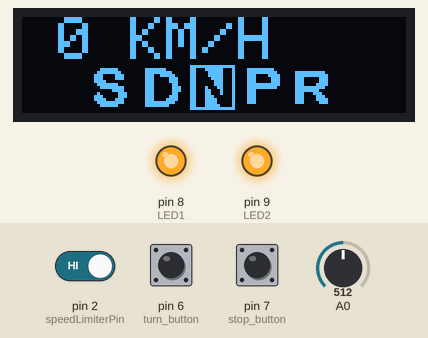
Bench run of a sketch on a simulated Arduino Nano, built with avr-gcc and run on an emulated ATmega328P. On the bench: 128×32 one-colour display, output pins drawn as LEDs (lit = HIGH). The inputs (shaded band) are chosen by the test bench; at power-on: A0 = 512, pin 6 (turn_button) HIGH, pin 7 (stop_button) HIGH, pin 2 (speedLimiterPin) HIGH. The display library's start-up logo is not drawn; no radio packets arrive unless stated; what the sketch prints to the serial monitor is not drawn.

Above: at 1.7 s.
1.8 s: A0 set to 0
At 2.2 s:
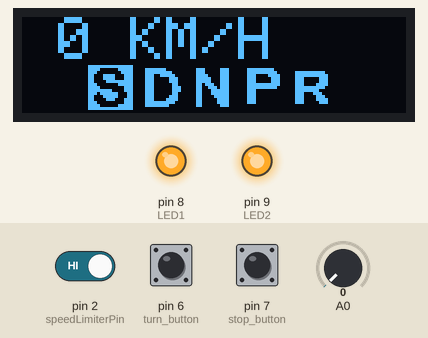
3.3 s: pin 6 (turn_button) pulled LOW for 0.15 s
At 3.41 s:
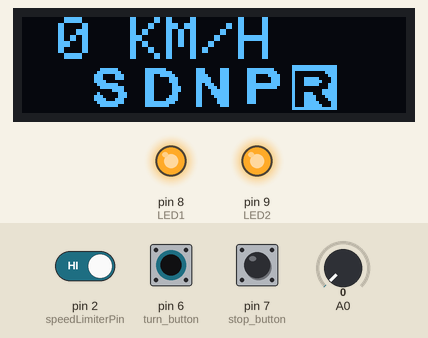
4.9 s: pin 7 (stop_button) pulled LOW for 0.15 s
At 5.01 s:
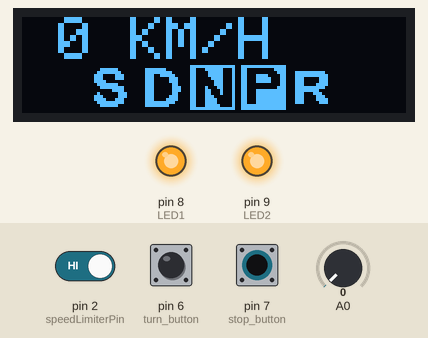
6.5 s: pin 2 (speedLimiterPin) driven LOW
At 7.2 s:
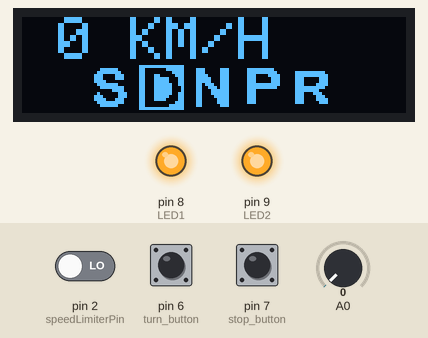
8.0 s: A0 set to 122
At 8.4 s:
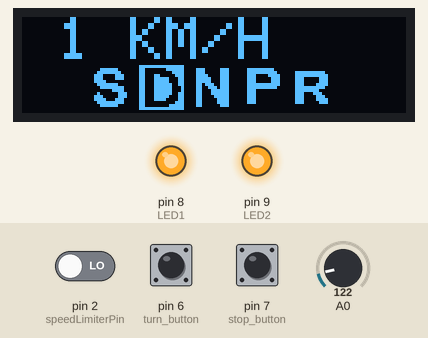
9.5 s: pin 6 (turn_button) pulled LOW for 1 s
At 10.3 s:
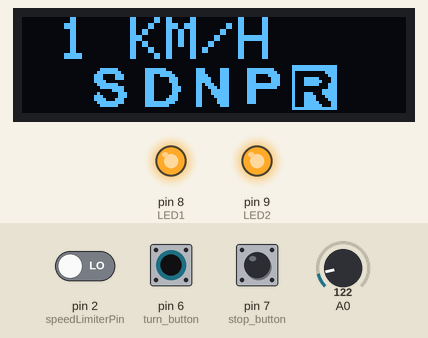
Timing chart, 0 to 12.5 s (numbered marks = the images above; inputs shaded):
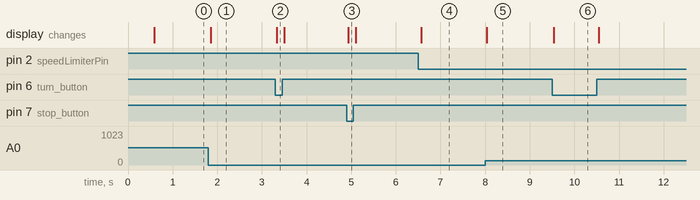

Measured:
- after the input at 1.8 s, the display: changes after 0.06 s (image 1)
- after the input at 3.3 s, the display: changes at once (image 2)
- after the input at 4.9 s, the display: changes at once (image 3)
- after the input at 6.5 s, the display: changes after 0.06 s (image 4)
- after the input at 8.0 s, the display: changes at once (image 5)
- after the input at 9.5 s, the display: changes at once (image 6)

The sketch:

nano.ino
```cpp
#include <SPI.h>
#include "RF24.h"
#include <Adafruit_SSD1306.h>
#include <splash.h>
#include <SPI.h>
#include <Wire.h>
#include <Adafruit_GFX.h>

#define SCREEN_WIDTH 128 // OLED 寬度像素
#define SCREEN_HEIGHT 32 // OLED 高度像素


int data;
int prevChar = '\0';
int stop = 0;
int turn = 0;
#define LED1 8
#define LED2 9
//#define LED3 10
//#define LED4 11
//#define LED5 12

int processedValue = 0;

bool firstTime = true;
bool pressedStop = false;

#define speedLimiterPin 2

int speedLimiterStatus = 0;
int speedLimiterStatusPrev = 0;

RF24 rf24(3, 4); // CE腳, CSN腳

const byte addr[] = "1Node";
//char msg[] = "Hello World!";


// 設定OLED
#define OLED_RESET     4 // Reset pin # (or -1 if sharing Arduino reset pin)
Adafruit_SSD1306 display(SCREEN_WIDTH, SCREEN_HEIGHT, &Wire, OLED_RESET);

//自訂圖形 128x32

static const unsigned char PROGMEM d_sign[] =
{
	0x00, 0x00, 0x3f, 0x80, 0x3f, 0xe0, 0x39, 0xf0, 0x38, 0x38, 0x38, 0x38, 0x38, 0x18, 0x38, 0x1c,
	0x38, 0x1c, 0x38, 0x18, 0x38, 0x38, 0x38, 0x78, 0x3f, 0xf0, 0x3f, 0xc0, 0x00, 0x00

};

static const unsigned char PROGMEM r_sign[] =
{
	0x00, 0x00, 0x00, 0x00, 0x7f, 0xe0, 0x7f, 0xf0, 0x70, 0x70, 0x70, 0x70, 0x70, 0xf0, 0x7f, 0xe0,
	0x7f, 0x80, 0x71, 0xc0, 0x70, 0xe0, 0x70, 0xf0, 0x70, 0x70, 0x00, 0x00, 0x00, 0x00

};

static const unsigned char PROGMEM n_sign[] =
{
	0x00, 0x00, 0x38, 0x38, 0x38, 0x38, 0x3c, 0x38, 0x3e, 0x38, 0x3e, 0x38, 0x37, 0x38, 0x33, 0xb8,
	0x31, 0xf8, 0x31, 0xf8, 0x30, 0xf8, 0x30, 0x78, 0x30, 0x78, 0x30, 0x38, 0x00, 0x00

};

static const unsigned char PROGMEM p_sign[] =
{
	0x00, 0x00, 0x3f, 0xe0, 0x3f, 0xf0, 0x38, 0x78, 0x38, 0x38, 0x38, 0x38, 0x3f, 0xf8, 0x3f, 0xf0,
	0x38, 0x00, 0x38, 0x00, 0x38, 0x00, 0x38, 0x00, 0x38, 0x00, 0x00, 0x00, 0x00, 0x00

};

static const unsigned char PROGMEM s_sign[] =
{
	0x00, 0x00, 0x0f, 0xc0, 0x1f, 0xe0, 0x38, 0x70, 0x38, 0x70, 0x3c, 0x00, 0x1f, 0xc0, 0x0f, 0xf0,
	0x00, 0xf0, 0x10, 0x38, 0x38, 0x38, 0x3c, 0x70, 0x1f, 0xf0, 0x0f, 0xc0, 0x00, 0x00

};

static const unsigned char PROGMEM id_sign[] =
{
    0xff, 0xfe, 0xc0, 0x7e, 0xc0, 0x1e, 0xc6, 0x0e, 0xc7, 0xc6, 0xc7, 0xc6, 0xc7, 0xe6, 0xc7, 0xe2,
	0xc7, 0xe2, 0xc7, 0xe6, 0xc7, 0xc6, 0xc7, 0x86, 0xc0, 0x0e, 0xc0, 0x3e, 0xff, 0xfe
};

static const unsigned char PROGMEM ir_sign[] =
{
    0xff, 0xff, 0xff, 0xff, 0x80, 0x1f, 0x80, 0x0f, 0x8f, 0x87, 0x8f, 0xc7, 0x8f, 0x8f, 0x80, 0x0f,
	0x80, 0x3f, 0x8e, 0x3f, 0x8f, 0x1f, 0x8f, 0x0f, 0x8f, 0x87, 0x8f, 0xc7, 0xff, 0xff, 0xff, 0xff
};

static const unsigned char PROGMEM in_sign[] =
{
    0xff, 0xff, 0xc7, 0xe3, 0xc3, 0xe3, 0xc3, 0xe3, 0xc1, 0xe3, 0xc0, 0xe3, 0xc0, 0xe3, 0xc4, 0x63,
	0xc6, 0x23, 0xc6, 0x23, 0xc7, 0x03, 0xc7, 0x83, 0xc7, 0x83, 0xc7, 0xc3, 0xff, 0xff, 0xff, 0xff
};

static const unsigned char PROGMEM ip_sign[] =
{
    0xff, 0xfe, 0xc0, 0x1e, 0xc0, 0x0e, 0xc7, 0x86, 0xc7, 0xc6, 0xc7, 0xc6, 0xc0, 0x06, 0xc0, 0x0e,
	0xc7, 0xfe, 0xc7, 0xfe, 0xc7, 0xfe, 0xc7, 0xfe, 0xc7, 0xfe, 0xff, 0xfe, 0xff, 0xfe
};

static const unsigned char PROGMEM is_sign[] =
{
    0xff, 0xfe, 0xf0, 0x3e, 0xe0, 0x1e, 0xc7, 0x8e, 0xc7, 0x8e, 0xc3, 0xfe, 0xe0, 0x3e, 0xf0, 0x0e,
	0xff, 0x0e, 0xef, 0xc6, 0xc7, 0xc6, 0xc3, 0x8e, 0xe0, 0x0e, 0xf0, 0x3e, 0xff, 0xfe
};


static const unsigned char PROGMEM right_sign[] =
{
0x00,0x00,0x00,0x00
,0x00,0x00,0x00,0x00
,0x00,0x00,0x00,0x00
,0x00,0x00,0x00,0x00
,0x00,0x01,0x00,0x00
,0x00,0x01,0x80,0x00
,0x00,0x01,0xc0,0x00
,0x00,0x01,0xe0,0x00
,0x00,0x01,0xf0,0x00
,0x0f,0xff,0xf8,0x00
,0x0f,0xff,0xfc,0x00
,0x0f,0xff,0xfe,0x00
,0x0f,0xff,0xff,0x00
,0x0f,0xff,0xff,0x80
,0x0f,0xff,0xff,0xc0
,0x0f,0xff,0xff,0xc0
,0x0f,0xff,0xff,0x80
,0x0f,0xff,0xff,0x00
,0x0f,0xff,0xfe,0x00
,0x0f,0xff,0xfc,0x00
,0x0f,0xff,0xf8,0x00
,0x00,0x01,0xf0,0x00
,0x00,0x01,0xe0,0x00
,0x00,0x01,0xc0,0x00
,0x00,0x01,0x80,0x00
,0x00,0x01,0x00,0x00
,0x00,0x00,0x00,0x00
,0x00,0x00,0x00,0x00
,0x00,0x00,0x00,0x00
,0x00,0x00,0x00,0x00  };


void setup()
{
    pinMode(7, INPUT_PULLUP);      //stop button
    pinMode(6, INPUT_PULLUP);      //turn button
    pinMode(A0, INPUT);
    Serial.begin(38400);
    pinMode(LED1, OUTPUT);
    pinMode(LED2, OUTPUT);
    //pinMode(LED3, OUTPUT);
    //pinMode(LED4, OUTPUT);
    //pinMode(LED5, OUTPUT);
    digitalWrite(LED1, HIGH);
    digitalWrite(LED2, HIGH);
    //digitalWrite(LED3, HIGH);
    //digitalWrite(LED4, HIGH);
    //digitalWrite(LED5, LOW);
    pinMode(speedLimiterPin, INPUT_PULLUP);

    rf24.begin();
    rf24.setChannel(100);       // 設定頻道編號
    rf24.openWritingPipe(addr); // 設定通道位址
    //rf24.setPALevel(RF24_PA_MIN);   // 設定廣播功率
     //rf24.setDataRate(RF24_250KBPS); // 設定傳輸速率
    rf24.stopListening();       // 停止偵聽；設定成發射模式

    // 偵測是否安裝好OLED了
    if(!display.begin(SSD1306_SWITCHCAPVCC, 0x3C)) { // 一般1306 OLED的位址都是0x3C
        Serial.println(F("SSD1306 allocation failed"));
        for(;;); // Don't proceed, loop forever
    }

    // 顯示Adafruit的LOGO，算是開機畫面
    display.display();
    delay(500); // 停1秒

    // 清除畫面
    display.clearDisplay();

    //testdrawstyles();    // 測試文字

    //testdrawbitmap();    // 顯示圖形

}

void loop()
{
    if(Serial.available() > 0) {
        data = Serial.parseInt();

    }

    if (digitalRead(7)== LOW) {
        stop=10000;
    }else if (digitalRead(7)== HIGH) {
        stop=0;
    }
    if (digitalRead(6) == LOW) {
        turn=20000;
    }else if (digitalRead(6) == HIGH) {
        turn=0;
    }

    int analogValue;


    if (firstTime || pressedStop) {
        if (analogRead(A0) > 0) {
            //do nothing
            display.drawBitmap(22, 16, s_sign, 15, 15, 1);
            display.drawBitmap(39, 16, d_sign, 15, 15, 1);
            //display.drawBitmap(56, 16, in_sign, 15, 15, 1);
            display.drawBitmap(73, 16, p_sign, 15, 15, 1);
            display.drawBitmap(90, 16, r_sign, 15, 15, 1);
            analogValue = 0;
        }
        else {
            analogValue = analogRead(A0);
            firstTime = false;
            pressedStop = false;
        }
    }
    else {
        analogValue = analogRead(A0);
        display.drawBitmap(56, 16, n_sign, 15, 15, 1);
    }

    if (digitalRead(speedLimiterPin) == LOW) {
        speedLimiterStatus = 0;
        analogValue = map(analogValue, 1, 1023, 1, 512);
    }else if (digitalRead(speedLimiterPin) == HIGH) {
        speedLimiterStatus = 1;
        analogValue = constrain(analogValue, 1, 1023);
    }
    speedLimiterStatusPrev = speedLimiterStatus;


    /*
    int i = 0;

    if (speedLimiterStatusPrev != speedLimiterStatus) {
        if (speedLimiterStatus == 1) {
            //slowly change max analogValue to 1023
            analogValue = analogRead(A0);
            analogValue = map(analogValue, 1, 1023, 1, 512);
            if (analogValue < 1022) {
                analogValue = analogValue + i;
                i++;
            }


        }

    }*/


    processedValue = analogValue + stop + turn;


    Serial.println(processedValue);
    //rf24.write(&msg, sizeof(msg));  // 傳送資料
    //Serial.println(" ");
    delay(15);
    //rf24 write processedValue
    rf24.write(&processedValue, sizeof(processedValue));  // 傳送資料

    display.clearDisplay();
    display.setTextSize(2);             // 設定文字大小
    display.setTextColor(1);        // 1:OLED預設的顏色(這個會依該OLED的顏色來決定)
    display.setCursor(0,0);             // 設定起始座標
    display.print(" ");
    display.print(map(analogValue,1,1010,0,20));        // 要顯示的字串
    //display.print(data);
    display.print(" KM/H");

    if (digitalRead(7)== LOW) {
        display.drawBitmap(73, 16, ip_sign, 15, 15, 1);
        pressedStop = true;
     }else if (digitalRead(7)== HIGH || firstTime == true) {
        display.drawBitmap(73, 16, p_sign, 15, 15, 1);
    }

    if (digitalRead(6) == LOW) {
        display.drawBitmap(90, 16, ir_sign, 15, 15, 1);
    }else if (digitalRead(6) == HIGH || firstTime == true) {
        display.drawBitmap(90, 16, r_sign, 15, 15, 1);
    }

    if (speedLimiterStatus == 1) {
        if (digitalRead(7)== LOW || digitalRead(6) == LOW || firstTime == true || pressedStop == true) {
            display.drawBitmap(22, 16, s_sign, 15, 15, 1);
        }else{
            display.drawBitmap(22, 16, is_sign, 15, 15, 1);
        }
    }else if (speedLimiterStatus == 0) {
        display.drawBitmap(22, 16, s_sign, 15, 15, 1);
    }

    if (digitalRead(7)== LOW || digitalRead(6) == LOW || speedLimiterStatus == 1 || firstTime == true || pressedStop == true) {
        display.drawBitmap(39, 16, d_sign, 15, 15, 1);
    }else if (digitalRead(7)== HIGH && digitalRead(6) == HIGH && speedLimiterStatus == 0 && firstTime == false) {
        display.drawBitmap(39, 16, id_sign, 15, 15, 1);
    }


    //display.drawBitmap(22, 16, s_sign, 15, 15, 1);
    //display.drawBitmap(56, 16, n_sign, 15, 15, 1);

    if (firstTime == true || pressedStop == true) {
        display.drawBitmap(56, 16, in_sign, 15, 15, 1);
    }else{
        display.drawBitmap(56, 16, n_sign, 15, 15, 1);
    }


        /*
        display.drawBitmap(22, 16, s_sign, 15, 15, 1);
        display.drawBitmap(39, 16, d_sign, 15, 15, 1);
        display.drawBitmap(56, 16, n_sign, 15, 15, 1);
        display.drawBitmap(73, 16, p_sign, 15, 15, 1);
        display.drawBitmap(90, 16, r_sign, 15, 15, 1);
        */
    display.display();                  // 要有這行才會把文字顯示出來


    /*
    if (digitalRead(10)== LOW) {
        hc06.println("stop");
    }
    if (digitalRead(11) == LOW) {
        hc06.println("turn");
    }
    hc06.println(analogRead(A0));
    delay(50);
    */
}
```
